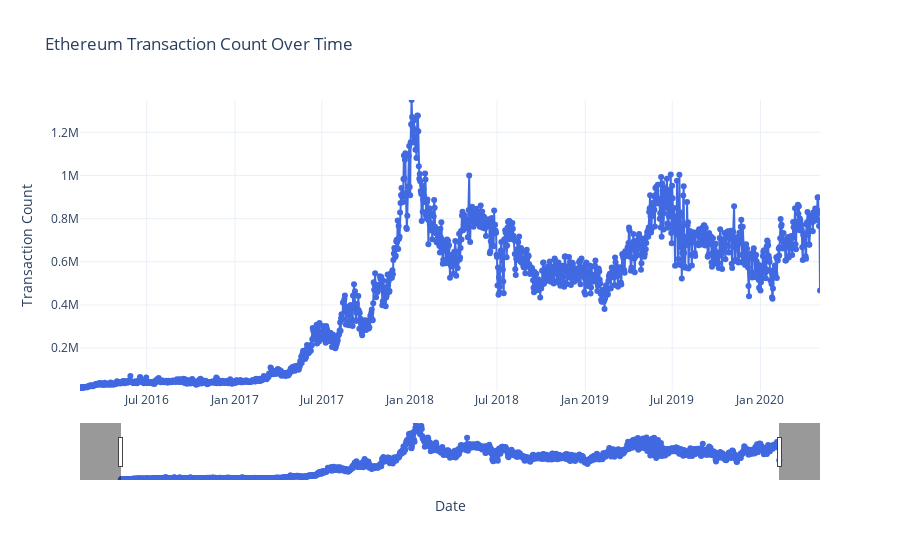

The notebook cell saved with this chart:
### Code cell
import plotly.graph_objects as go
from datetime import datetime


input_file = r"C:\Users\varun\OneDrive\Desktop\major\anomaly\newfolder\edgecount.txt"

dates = []
counts = []

with open(input_file, 'r') as f:
    for line in f:
        parts = line.strip().split()
        if len(parts) >= 2:
            try:
                
                clean_date = parts[0].replace('.txt', '')
                date = datetime.strptime(clean_date, "%Y-%m-%d")
                count = int(parts[1])
                dates.append(date)
                counts.append(count)
            except ValueError as ve:
                print("Skipping line due to parsing error:", line.strip(), "| Error:", ve)
                continue


if not dates or not counts:
    print("No valid data found. Please check the file format.")
else:

    fig = go.Figure()
    fig.add_trace(go.Scatter(
        x=dates,
        y=counts,
        mode='lines+markers',
        name='Transaction Count',
        line=dict(color='royalblue'),
        marker=dict(size=6)
    ))

    
    fig.update_layout(
        title="Ethereum Transaction Count Over Time",
        xaxis_title="Date",
        yaxis_title="Transaction Count",
        xaxis=dict(
            range=[min(dates), max(dates)],
            rangeslider=dict(visible=True),
            type="date"
        ),
        yaxis=dict(
            range=[min(counts), max(counts)]
        ),
        template="plotly_white"
    )

    fig.show()

### Figure 1 — Plotly figure (JSON) as saved in the notebook; plotly's stock layout.template omitted (floating-point values rounded to 4 significant figures; data arrays with more than 128 entries replaced by an {"elided": "..."} marker saying what was removed)
{"data": [{"line": {"color": "royalblue"}, "marker": {"size": 6}, "mode": "lines+markers", "name": "Transaction Count", "type": "scatter", "x": {"elided": "1543 str values"}, "y": {"elided": "1543 int values"}}], "layout": {"title": {"text": "Ethereum Transaction Count Over Time"}, "xaxis": {"range": ["2016-02-13T00:00:00", "2020-05-04T00:00:00"], "rangeslider": {"visible": true}, "title": {"text": "Date"}, "type": "date"}, "yaxis": {"range": [1157, 1349890], "title": {"text": "Transaction Count"}}}}
